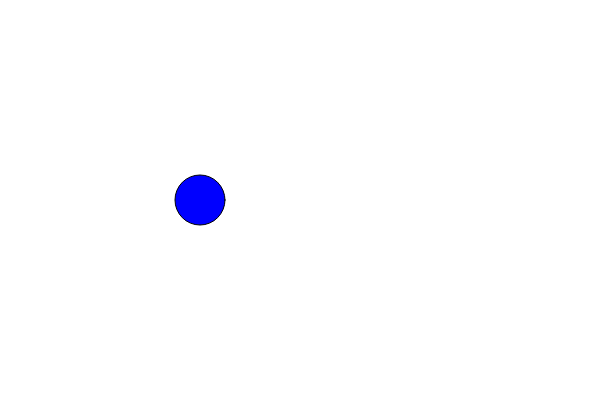
Frame 1 (no input)
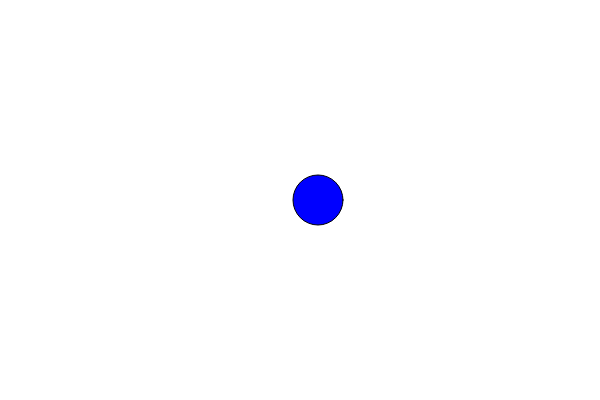
Frame 60 (no input)
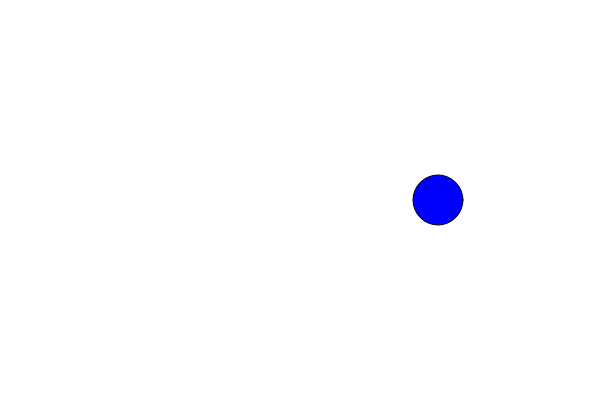
Frame 120 (the mouse pressed at the canvas centre since frame 60)

The p5.js sketch that drew these frames (run headless with seeded random() and noise() and a simulated clock; from frame 60 on, the mouse is pressed at the canvas centre):

// p5.js sketch
// ── sketch.js
let ball

function setup() {
    createCanvas(600, 400);

    ball = new Ball(200, 200, 50, 2, 'blue'); // set the value and color of the ball inside the canvas
    
}
function draw() {

    background('white'); // set the background of the canvas to white

    drawBall(ball); // call the drawball

    ball.x+= ball.v; // make the ball move to the right 5 pixels per frame.
    
    if(ball.x > 600) {
        // reset position of the ball when it goes out of canvas
        ball.x = -20; 
    }
}

// create ball function
function Ball (x, y, d, v, color) { 
    
    // Make an object with all the properties for a graphic on the screen
    //  x, y, diameter, velocity, color,
    this.x = x; // position x
    this.y = y; // position y
    this.d = d; // diameter
    this.v = v; // velocity
    this.color = color; // fill color of the ball
}

// create drawBall function
function drawBall(ball) {

    fill(ball.color);
    circle(ball.x, ball.y, ball.d,);

}
